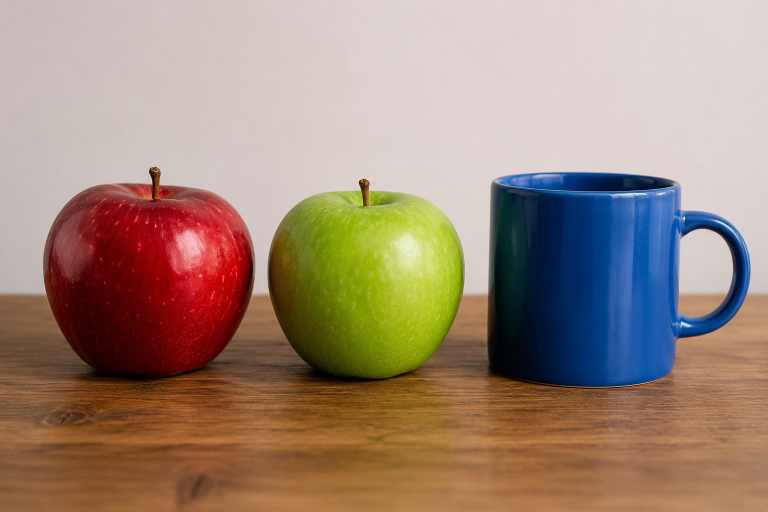
#> input picture colors.jpg, 1536 x 1024 px (shown at 1/2 size)
$ python color_detection.py
#> lines starting #> are read from the running program, lines starting #| are printed output that depends on the picture; after the words box and inside, x2 and y2 are one past the last pixel; in counts of white or black regions, pixels touching at a corner belong together
import cv2
import numpy as np

image = cv2.imread("colors.jpg")
#> image is the input picture: shape (1024, 1536, 3); mean B, G, R 119.2, 135.6, 158.4

if image is None:
    print("الصورة غير موجودة")
    exit()

hsv = cv2.cvtColor(image, cv2.COLOR_BGR2HSV)
#> hsv: shape (1024, 1536, 3); mean H, S, V 24.9, 112.5, 169.2

colors = {
    "Red": [
        (np.array([0, 100, 100]), np.array([10, 255, 255])),
        (np.array([170, 100, 100]), np.array([180, 255, 255]))
    ],
    "Green": [
        (np.array([35, 70, 70]), np.array([85, 255, 255]))
    ],
    "Blue": [
        (np.array([90, 80, 70]), np.array([130, 255, 255]))
    ]
}

for color_name, ranges in colors.items():
    mask = np.zeros(hsv.shape[:2], dtype=np.uint8)

    for lower, upper in ranges:
        mask = mask | cv2.inRange(hsv, lower, upper)

    contours, _ = cv2.findContours(
        mask,
        cv2.RETR_EXTERNAL,
        cv2.CHAIN_APPROX_SIMPLE
    )

    for contour in contours:
        area = cv2.contourArea(contour)

        if area > 5000:
            x, y, w, h = cv2.boundingRect(contour)

            cv2.rectangle(
                image,
                (x, y),
                (x + w, y + h),
                (255, 255, 255),
                3
            )

            cv2.putText(
                image,
                color_name,
                (x, y - 10),
                cv2.FONT_HERSHEY_SIMPLEX,
                0.8,
                (255, 255, 255),
                2
            )
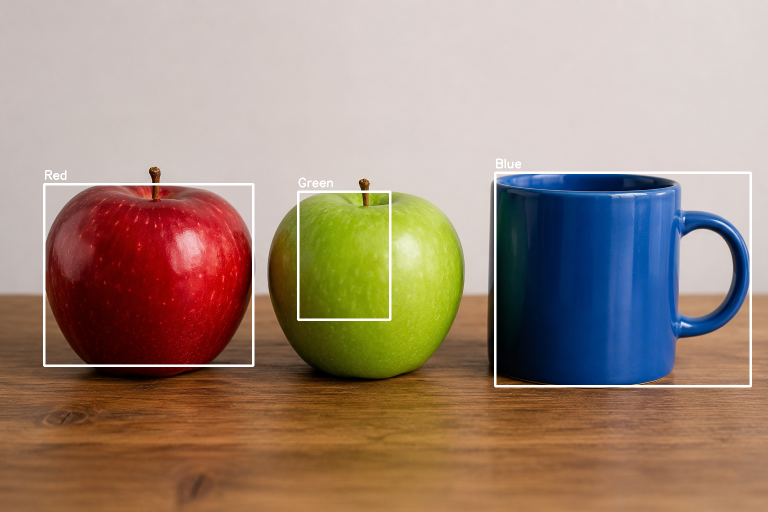
#> image: shape (1024, 1536, 3) (shown at 1/2 size); 1.46% of pixels changed, all inside (x1, y1, x2, y2) = (86, 317, 1504, 775)
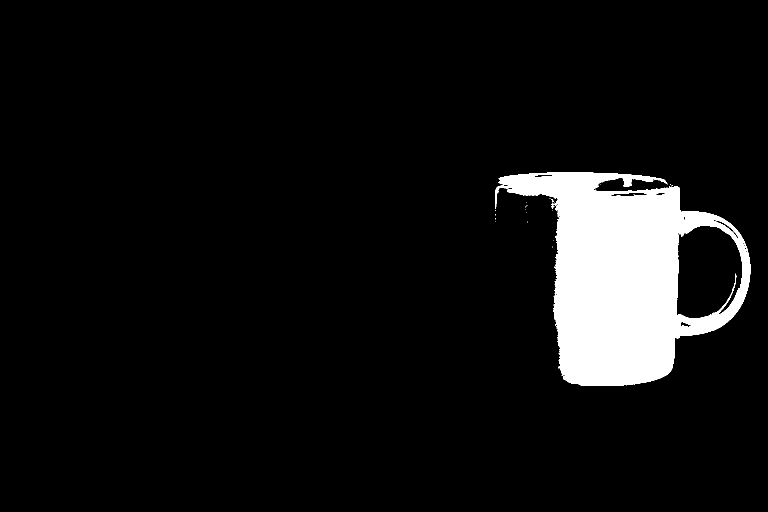
#> mask: shape (1024, 1536) (shown at 1/2 size); 7.1% white; 33 white regions (32 under 20 px), largest, box (x1, y1, x2, y2) and area: (990, 345, 1501, 772) 110960

cv2.imshow("Color Recognition", image)
cv2.waitKey(0)
cv2.destroyAllWindows()
